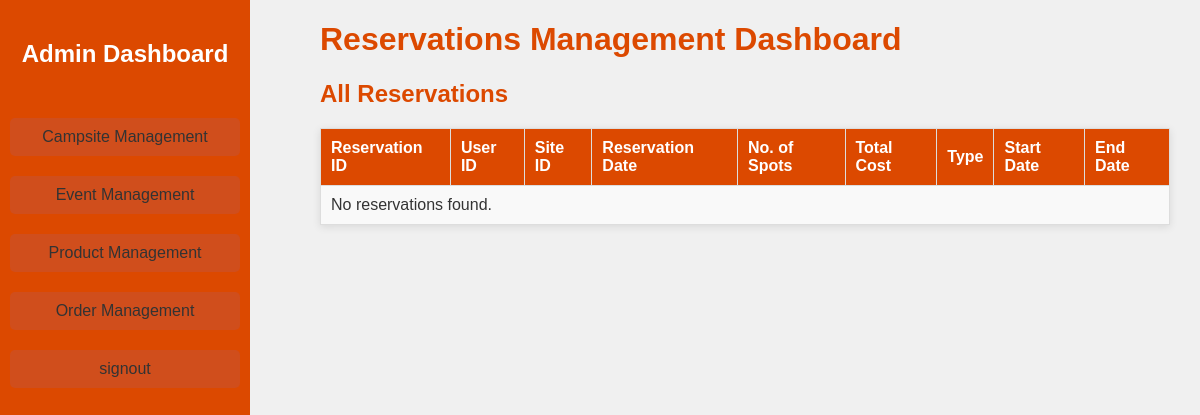
The page /dashboard/reservation/index.php on the database as committed earlier.
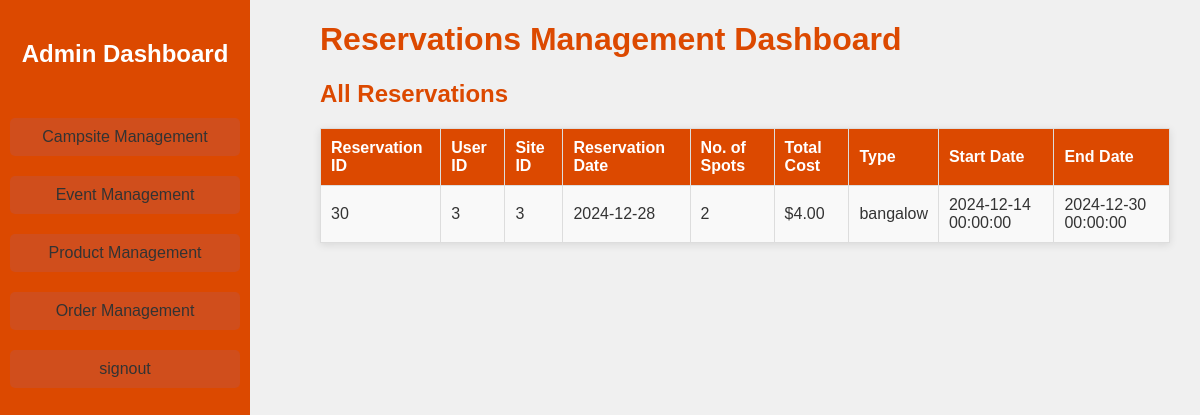
The same page on the database as committed later.
### tables this page shows
CREATE TABLE `reservations` (
  `reservation_id` int(11) NOT NULL,
  `user_id` int(11) NOT NULL,
  `site_id` int(11) NOT NULL,
  `reservationDate` date NOT NULL,
  `noOfSpots` int(11) NOT NULL,
  `totalCost` int(11) NOT NULL,
  `type` varchar(60) NOT NULL,
  `startDate` datetime NOT NULL,
  `endDate` datetime NOT NULL
);

### dashboard/reservation/index.php (the view, shortened to what this page needs)
<?php
include '../../connection.php';
$sql = "SELECT * FROM reservations";
$result = $conn->query($sql);
?>
<!DOCTYPE html>
<html lang="en">
<head>
  <link rel="stylesheet" href="../../css/dashboard.css">
</head>
<body>
  <?php include "../../component/sidebar.php"; ?>
  <div class="container" style="padding-left: 320px; padding-right: 30px">
    <h1>Reservations Management Dashboard</h1>
    <h2>All Reservations</h2>
    <table>
      <thead>
        <tr>
          <th>Reservation ID</th>
          <th>User ID</th>
          <th>Site ID</th>
          <th>Reservation Date</th>
          <th>No. of Spots</th>
          <th>Total Cost</th>
          <th>Type</th>
          <th>Start Date</th>
          <th>End Date</th>
        </tr>
      </thead>
      <tbody>
        <?php
        if ($result->num_rows > 0) {
          while ($row = $result->fetch_assoc()) {
            echo "<tr>
                    <td>" . $row["reservation_id"] . "</td>
                    <td>" . $row["user_id"] . "</td>
                    <td>" . $row["site_id"] . "</td>
                    <td>" . $row["reservationDate"] . "</td>
                    <td>" . $row["noOfSpots"] . "</td>
                    <td>$" . number_format($row["totalCost"], 2) . "</td>
                    <td>" . $row["type"] . "</td>
                    <td>" . $row["startDate"] . "</td>
                    <td>" . $row["endDate"] . "</td>
                  </tr>";
          }
        } else {
          echo "<tr><td colspan='9'>No reservations found.</td></tr>";
        }
        ?>
      </tbody>
    </table>
  </div>
</body>
</html>

Rows that differ between the two databases and show on the page:
added reservations: reservation_id "30", user "3", site "3", reservationDate "2024-12-28", noOfSpots "2", totalCost "4.00", type "bangalow", startDate "2024-12-14 00:00:00", endDate "2024-12-30 00:00:00"
Other text that changed with them:
text no longer shown: "No reservations found."
